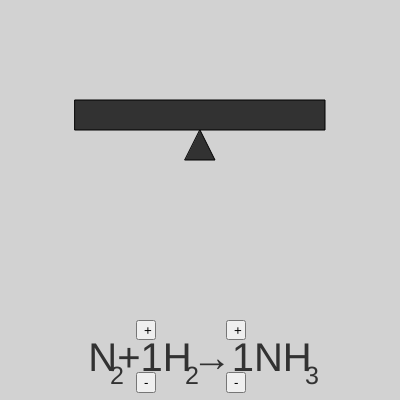
Frame 1 (no input)
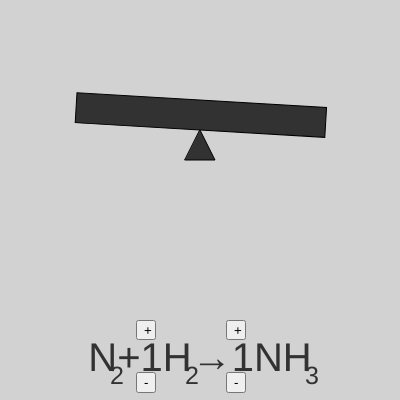
Frame 60 (no input)
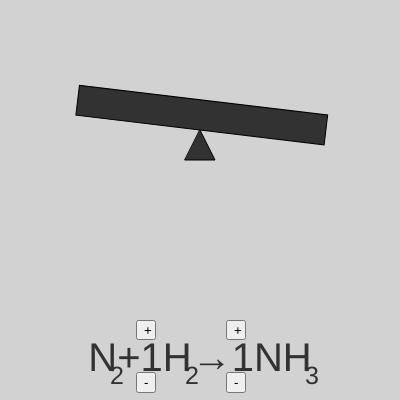
Frame 120 (the mouse pressed at the canvas centre since frame 60)

The p5.js sketch that drew these frames (run headless with seeded random() and noise() and a simulated clock; from frame 60 on, the mouse is pressed at the canvas centre):

// p5.js sketch
// ── sketch.js
let buttonInc;
let buttonDec
let asd = 1;
let asdST;
let asdasd = 1;
let asdasdST;
let ans;
let angle=0;
function setup() {
  createCanvas(400, 400);
  
  buttonInc1 = createButton('+');
  buttonInc1.position(136, 320);
  buttonInc1.size(20, 20);
  buttonInc1.mousePressed(incIndex1);
  buttonDec1 = createButton('-');
  buttonDec1.position(136, 372);
  buttonDec1.mousePressed(decIndex1);
  buttonInc2 = createButton('+');
  buttonInc2.position(226, 320);
  buttonInc2.size(20, 20);
  buttonInc2.mousePressed(incIndex2);
  buttonDec2 = createButton('-');
  buttonDec2.position(226, 372);
  buttonDec2.mousePressed(decIndex2);
}

function draw() {
  background(210);
  fill(50);
  asdST = str(asd);
  
  asdasdST = str(asdasd);
  ans = "N+"+asdST+"H→"+asdasdST+"NH";
  textAlign(CENTER);
  textSize(40);
  text(ans, 10, 340, 380, 400);
  textAlign(LEFT);
  textSize(25);
  text("2", 110, 365, 120, 400);
  text("2", 185, 365, 400, 400);
  text("3", 305, 365, 400, 400);
  triangle(185, 160, 215, 160, 200, 130)
  translate (width/2, height/2-70);
  rotate(angle);
  rect(-125, -30, 250, 30);
  angle += (asdasd*3-asd*2)*0.001;
  if ((asdasd*3-asd*2)*0.001 == 0){
	  if(angle > 0 )
		  angle -= 0.001
	  else if(angle < 0)
		  angle += 0.001
  } 
}

function incIndex1() {
  asd++;
}

function decIndex1() {
  if(asd > 0)
	asd--;
}
function incIndex2() {
  asdasd++;
}

function decIndex2() {
  if(asdasd > 0)
    asdasd--;
}

// ── style.css
html, body {
  margin: 0;
  padding: 0;
}
canvas {
  display: block;
}
.button {
	text-align: center;
}
